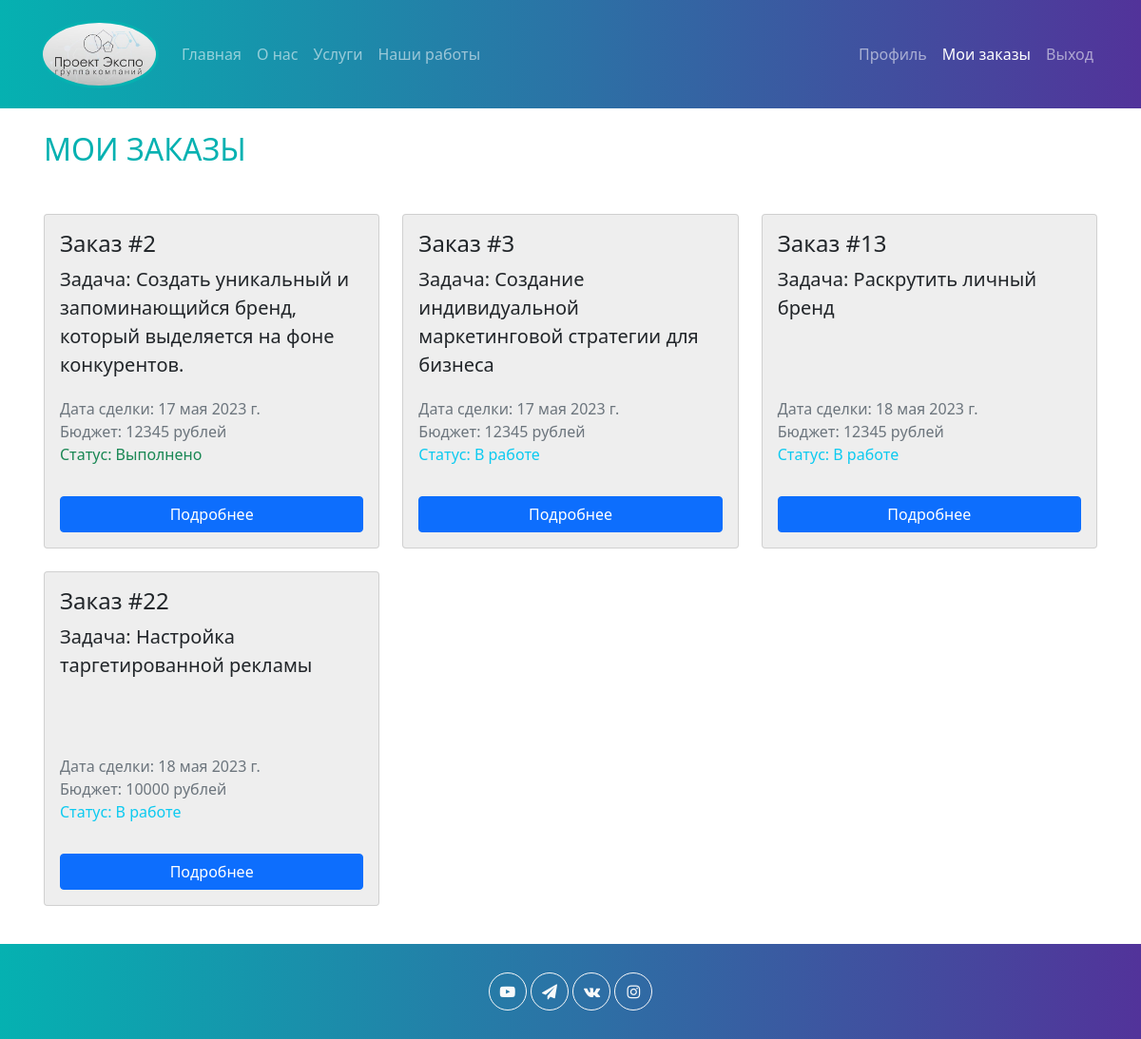
The app's page /my_orders/ (signed in) with its own data.
### marketing_site/models.py (models this page shows, shortened)
class Order(models.Model):
    name = models.CharField(max_length=100, verbose_name="ФИО")
    phone = models.CharField(max_length=20, verbose_name="Номер телефона")
    email = models.CharField(max_length=100, verbose_name="Email")
    budget = models.CharField(max_length=100, verbose_name="Бюджет")
    task = models.TextField(verbose_name="Задача")
    date = models.DateField(auto_now_add=True)
    status = models.CharField(max_length=20, verbose_name="Статус заказа", default="В обработке", choices=[('В обработке', 'В обработке'), ('В работе', 'В работе'), ('Выполнено', 'Выполнено'),])
    class Meta:
        verbose_name = "Заказ"
        verbose_name_plural = "Заказы"

### marketing_site/views.py (the view)
# urls.py: path('my_orders/', my_orders, name='my_orders'),
@login_required
def my_orders(request):
    context = {
        'title': 'Ваши заказы',
        'orders': Order.objects.filter(email=request.user.email)
    }
    return render(request, "marketing_site/my_orders.html", context)

### marketing_site/templates/marketing_site/my_orders.html (shortened to what this page needs)
{% extends 'marketing_site/base.html' %}
{% load crispy_forms_tags %}
{% block content %}
<div class="content">
    <div class="container mt-5 p-3">
        <h2 class="text-uppercase color1 mb-5" style="margin-top: -40px;">Мои заказы</h2>
        {% if orders %}
            <div class="row d-flex">
                {% for order in orders %}
                    <div class="col-lg-4 col-md-6 col-sm-12 mb-4">
                        <div class="card" style="background-color: #eee;">
                            <div class="card-body d-flex flex-column justify-content-between" style="height: 350px;">
                                <h4 class="card-title mb-2">Заказ #{{ order.pk }}</h4>
                                <p class="card-text card-text-wrapper blockquote">Задача: {{ order.task }}</p>
                                <p class="text-muted mt-auto me-auto">
                                    Дата сделки: {{ order.date }}<br>
                                    Бюджет: {{ order.budget }} рублей<br>
                                    <span class="{% if order.status == 'Выполнено' %} text-success {% else %} text-info {% endif %} text-center me-auto">
                                        Статус: {{ order.status }}</span>
                                </p>
                                <button type="button" class="btn btn-primary mt-3" data-bs-toggle="modal" data-bs-target="#modal{{ forloop.counter }}">Подробнее</button>
                            </div>
                        </div>
                    </div>
                {% endfor %}
            </div>
        {% else %}
            <h2>У вас пока нет заказов</h2>
        {% endif %}
    </div>
</div>
{% endblock %}

### marketing_site/static/marketing_site/css/style.css (style rules this page uses)
:root { --color1: #05b1b1; --color2: #52339a; }
.content { min-height: calc(100vh - 200px); }
.color1 { color: var(--color1); }
.card-body { height: 300px; }
.card { display: flex; flex-direction: column; justify-content: space-between; }
.card-text-wrapper { max-height: 125px; overflow: hidden; }

### records on screen
Order: pk "2", task "Создать уникальный и запоминающийся бренд, который выделяется на фоне конкурентов.", date "17 мая 2023 г.", budget "12345", status "Выполнено"
Order: pk "3", task "Создание индивидуальной маркетинговой стратегии для бизнеса", date "17 мая 2023 г.", budget "12345", status "В работе"
Order: pk "13", task "Раскрутить личный бренд", date "18 мая 2023 г.", budget "12345", status "В работе"
Order: pk "22", task "Настройка таргетированной рекламы", date "18 мая 2023 г.", budget "10000", status "В работе"
